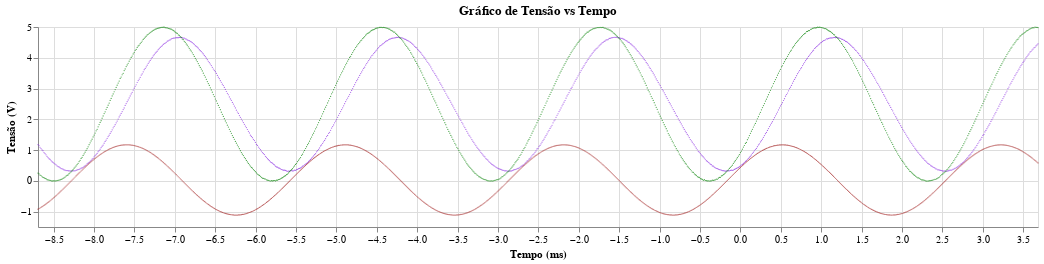
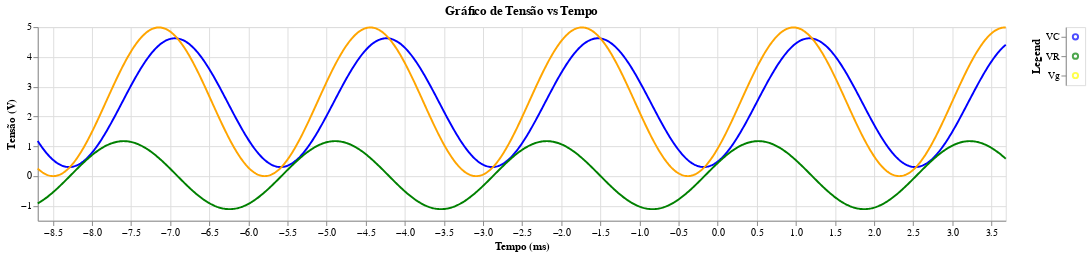

Notebook code for these charts, in order:
### Code cell
path = "datas/RC-20.csv"
path_s = "results/RC/RC 370/z RC - 370.txt"
arg_1 = [4,2,2,-100]
arg_2 = [4,2,2,-100]
arg_vr = [3,2,3,0]
path_graph = "results/RC/RC 370/graph.png"
path_regres = "results/RC/RC 370/regres.png"
aj.save_datas(path,path_s,path_graph,path_regres,argww=arg_1,argwww=arg_2,argvr=arg_vr)

### Figure 1 — Vega-Lite specification as saved in the notebook (floating-point values rounded to 4 significant figures; data arrays with more than 128 entries replaced by an {"elided": "..."} marker saying what was removed)
{"config": {"view": {"continuousWidth": 300, "continuousHeight": 300}}, "layer": [{"data": {"name": "data-f38fc3e1cc2baf20e252ce7032f5e0ac"}, "mark": {"type": "circle", "color": "blueviolet", "size": 1.5}, "encoding": {"x": {"field": "Time(s)", "scale": {"domain": [-8.692, 3.683]}, "title": "Tempo (ms)", "type": "quantitative"}, "y": {"field": "CH2V", "title": "Tensão (V)", "type": "quantitative"}}, "title": "Gráfico de Tensão vs Tempo"}, {"data": {"name": "data-f38fc3e1cc2baf20e252ce7032f5e0ac"}, "mark": {"type": "circle", "color": "green", "size": 1.5}, "encoding": {"x": {"field": "Time(s)", "scale": {"domain": [-8.692, 3.683]}, "title": "Tempo (ms)", "type": "quantitative"}, "y": {"field": "CH1V", "title": "Tensão (V)", "type": "quantitative"}}, "title": "Gráfico de Tensão vs Tempo"}, {"data": {"name": "data-efc2c3903ba1d03e932318841830eb87"}, "mark": {"type": "circle", "color": "brown", "size": 1.5}, "encoding": {"x": {"field": "Time(s)", "scale": {"domain": [-8.692, 3.683]}, "title": "Tempo (ms)", "type": "quantitative"}, "y": {"field": "U", "title": "Tensão (V)", "type": "quantitative"}}, "title": "Gráfico de Tensão vs Tempo"}], "height": 200, "width": 1000, "$schema": "https://vega.github.io/schema/vega-lite/v5.20.1.json", "datasets": {"data-f38fc3e1cc2baf20e252ce7032f5e0ac": {"elided": "999 records"}, "data-efc2c3903ba1d03e932318841830eb87": {"elided": "999 records"}}}

### Figure 2 — Vega-Lite specification as saved in the notebook (floating-point values rounded to 4 significant figures; data arrays with more than 128 entries replaced by an {"elided": "..."} marker saying what was removed)
{"config": {"view": {"continuousWidth": 300, "continuousHeight": 300}}, "hconcat": [{"layer": [{"data": {"name": "data-55ef73653d867a5cc975da5c53235a50"}, "mark": {"type": "line", "color": "blue"}, "encoding": {"x": {"field": "Time(s)", "scale": {"domain": [-8.692, 3.683]}, "title": "Tempo (ms)", "type": "quantitative"}, "y": {"field": "CH2V", "title": "Tensão (V)", "type": "quantitative"}}, "title": "Gráfico de Tensão vs Tempo"}, {"data": {"name": "data-bdd4c4587162238e5fe1c3617f5e4c0f"}, "mark": {"type": "line", "color": "orange"}, "encoding": {"x": {"field": "Time(s)", "scale": {"domain": [-8.692, 3.683]}, "title": "Tempo (ms)", "type": "quantitative"}, "y": {"field": "CH1V", "title": "Tensão (V)", "type": "quantitative"}}, "title": "Gráfico de Tensão vs Tempo"}, {"data": {"name": "data-3515f9e73b93e451577a0fa19e113b06"}, "mark": {"type": "line", "color": "green"}, "encoding": {"x": {"field": "Time(s)", "scale": {"domain": [-8.692, 3.683]}, "title": "Tempo (ms)", "type": "quantitative"}, "y": {"field": "U", "title": "Tensão (V)", "type": "quantitative"}}, "title": "Gráfico de Tensão vs Tempo"}], "height": 200, "width": 1000}, {"data": {"name": "data-86a6f344ed55ecf08446f85bdc2cb8b7"}, "mark": {"type": "point"}, "encoding": {"color": {"field": "Color", "scale": null, "type": "nominal"}, "y": {"axis": {"title": "Legend"}, "field": "Category", "type": "nominal"}}}], "$schema": "https://vega.github.io/schema/vega-lite/v5.20.1.json", "datasets": {"data-55ef73653d867a5cc975da5c53235a50": {"elided": "1000 records"}, "data-bdd4c4587162238e5fe1c3617f5e4c0f": {"elided": "1000 records"}, "data-3515f9e73b93e451577a0fa19e113b06": {"elided": "1000 records"}, "data-86a6f344ed55ecf08446f85bdc2cb8b7": [{"Category": "VC", "Color": "blue"}, {"Category": "Vg", "Color": "yellow"}, {"Category": "VR", "Color": "green"}]}}
